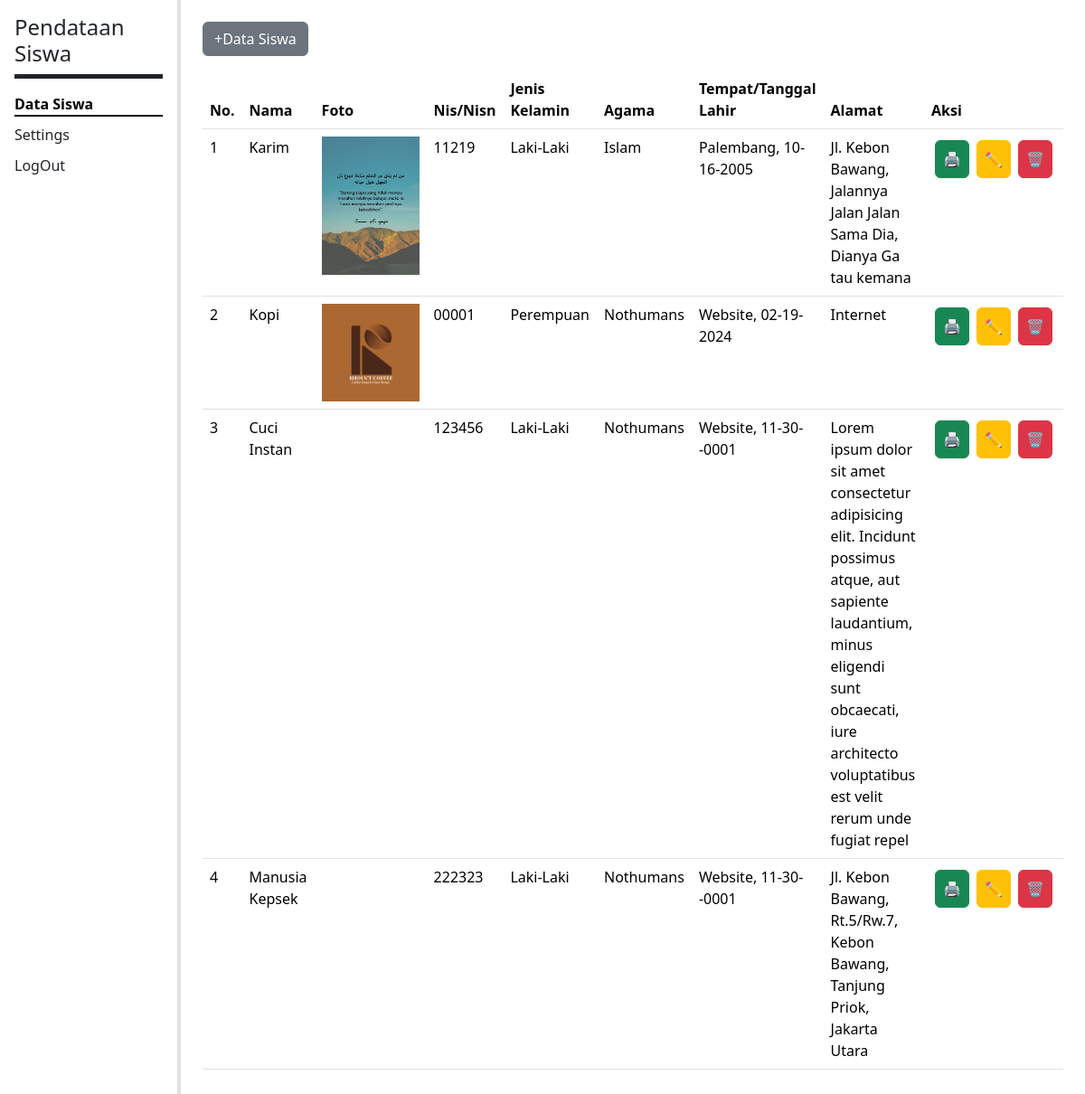
Page /index.php (signed in) on the committed database.
### tables this page shows
CREATE TABLE `datasiswa` (
  `id` int(11) NOT NULL,
  `nama_siswa` varchar(100) NOT NULL,
  `nis_nisn` varchar(30) NOT NULL,
  `jenis_kelamin` enum('Laki-Laki','Perempuan') NOT NULL,
  `agama` varchar(30) NOT NULL,
  `tempat_lahir` varchar(50) NOT NULL,
  `tgl_lahir` date NOT NULL,
  `alamat` varchar(200) NOT NULL,
  `gambar` varchar(30) NOT NULL,
  `id_kepsek` int(11) NOT NULL
);

### index.php (the view, shortened to what this page needs)
<?php
require './function/function.php';
$no = 1;
$tableQuery = mysqli_query($conn, "SELECT * FROM datasiswa");
?>
<!doctype html>
<html lang="en">
<head>
    <link href="https://cdn.jsdelivr.net/npm/bootstrap@5.3.2/dist/css/bootstrap.min.css" rel="stylesheet" />
</head>
<body>
    <div class="container-fluid">
        <div class="row">
            <div class="col-auto col-lg-2 p-3 border-end border-4 min-vh-100">
                <a href="index.php" class="nav-link border-bottom border-5 border-dark mb-3">
                    <h4>Pendataan Siswa</h4>
                </a>
                <div class="nav-underline">
                    <a href="index.php" class="nav-link active mb-2">Data Siswa</a>
                    <a href="settings.php" class="nav-link mb-2">Settings</a>
                    <a href="logout.php" class="nav-link mb-2" onclick="if(!confirm('LogOut?')) return false">LogOut</a>
                </div>
            </div>
            <div class="col p-4">
                <button type="button" class="btn btn-secondary mb-3" data-bs-toggle="modal" data-bs-target="#tambahData">
                    +Data Siswa
                </button>
                <div class="table-responsive">
                    <table class="table">
                        <thead>
                            <tr>
                                <th>No.</th>
                                <th>Nama</th>
                                <th>Foto</th>
                                <th>Nis/Nisn</th>
                                <th>Jenis Kelamin</th>
                                <th>Agama</th>
                                <th>Tempat/Tanggal Lahir</th>
                                <th>Alamat</th>
                                <th>Aksi</th>
                            </tr>
                        </thead>
                        <tbody>
                            <?php
                            foreach ($tableQuery as $baris) :
                            ?>
                                <tr class="">
                                    <td scope="row"><?= $no++ ?></td>
                                    <td><?= $baris['nama_siswa'] ?></td>
                                    <td><img src="./img/<?= $baris['gambar'] ?>" width="108px" alt="" srcset=""></td>
                                    <td><?= $baris['nis_nisn'] ?></td>
                                    <td><?= $baris['jenis_kelamin'] ?></td>
                                    <td><?= $baris['agama'] ?></td>
                                    <td><?= $baris['tempat_lahir'], ", ", date("m-d-Y", strtotime($baris['tgl_lahir'])) ?></td>
                                    <td><?= $baris['alamat'] ?></td>
                                    <td>
                                        <div class="d-flex">
                                            <a href="cetak.php?id=<?= $baris['id'] ?>" class="btn btn-success p-2 m-1">🖨️</a>
                                            <a href="editData.php?id=<?= $baris['id'] ?>" class="btn btn-warning p-2 m-1">✏️</a>
                                            <a href="delete.php?id=<?= $baris['id'] ?>" class="btn btn-danger p-2 m-1">🗑️</a>
                                        </div>
                                    </td>
                                </tr>
                            <?php endforeach; ?>
                        </tbody>
                    </table>
                </div>
            </div>
        </div>
    </div>
</body>
</html>

### rows in the picture
datasiswa: nama_siswa "Karim", gambar (picture), nis_nisn "11219", jenis_kelamin "Laki-Laki", agama "Islam", tempat_lahir "Palembang", tgl_lahir "10-16-2005", alamat "Jl. Kebon Bawang, Jalannya Jalan Jalan Sama Dia, Dianya Ga tau kemana"
datasiswa: nama_siswa "Kopi", gambar (picture), nis_nisn "00001", jenis_kelamin "Perempuan", agama "Nothumans", tempat_lahir "Website", tgl_lahir "02-19-2024", alamat "Internet"
datasiswa: nama_siswa "Cuci Instan", nis_nisn "123456", jenis_kelamin "Laki-Laki", agama "Nothumans", tempat_lahir "Website", tgl_lahir "11-30--0001", alamat "Lorem ipsum dolor sit amet consectetur adipisicing elit. Incidunt possimus atque, aut sapiente laudantium, minus eligendi sunt obcaecati, iure architecto voluptatibus est velit rerum unde fugiat repel"
datasiswa: nama_siswa "Manusia Kepsek", nis_nisn "222323", jenis_kelamin "Laki-Laki", agama "Nothumans", tempat_lahir "Website", tgl_lahir "11-30--0001", alamat "Jl. Kebon Bawang, Rt.5/Rw.7, Kebon Bawang, Tanjung Priok, Jakarta Utara"
